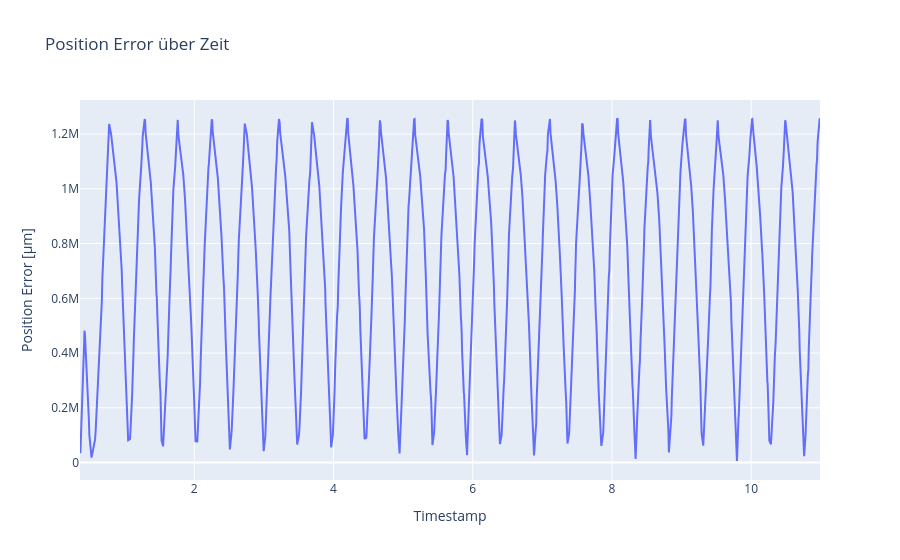

Source (notebook cell):
### Markdown cell above
Plot distance error

### Code cell
act_j, com_j, timestamps = get_arrays()
pos_err, rpy_act, rpy_com = get_errors(act_j, com_j)

# 1) DataFrame anlegen
df = pd.DataFrame({
    'timestamp': timestamps,
    'error_um': pos_err
})

# 2) Interaktiven Linienplot
fig = px.line(
    df,
    x='timestamp',
    y='error_um',
    title="Position Error über Zeit",
    labels={
        'timestamp': 'Timestamp',
        'error_um': 'Position Error [µm]'
    }
)

# 3) Achsen-Datumsformat nach Wunsch
fig.update_xaxes(
    tickformat="%H:%M:%S\n%d-%m-%Y",
    # rangeslider_visible=True     # kleiner Slider unten für grobes Zoomen
)

fig.show()

### Figure 1 — Plotly figure (JSON) as saved in the notebook; plotly's stock layout.template omitted (floating-point values rounded to 4 significant figures; data arrays with more than 128 entries replaced by an {"elided": "..."} marker saying what was removed)
{"data": [{"hovertemplate": "Timestamp=%{x}<br>Position Error [µm]=%{y}<extra></extra>", "legendgroup": "", "line": {"color": "#636efa", "dash": "solid"}, "marker": {"symbol": "circle"}, "mode": "lines", "name": "", "orientation": "v", "showlegend": false, "type": "scatter", "x": {"elided": "895 float values"}, "xaxis": "x", "y": {"elided": "895 float values"}, "yaxis": "y"}], "layout": {"legend": {"tracegroupgap": 0}, "title": {"text": "Position Error über Zeit"}, "xaxis": {"anchor": "y", "domain": [0, 1], "tickformat": "%H:%M:%S\n%d-%m-%Y", "title": {"text": "Timestamp"}}, "yaxis": {"anchor": "x", "domain": [0, 1], "title": {"text": "Position Error [µm]"}}}}
